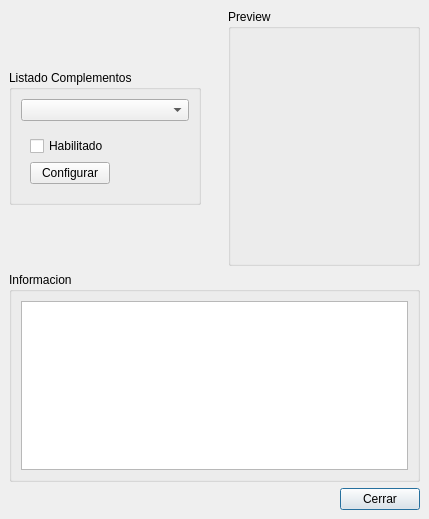
<ui version="4.0" >
 <class>ConfigPlugins</class>
 <widget class="QDialog" name="ConfigPlugins" >
  <property name="geometry" >
   <rect>
    <x>0</x>
    <y>0</y>
    <width>429</width>
    <height>519</height>
   </rect>
  </property>
  <property name="sizePolicy" >
   <sizepolicy vsizetype="Preferred" hsizetype="Preferred" >
    <horstretch>0</horstretch>
    <verstretch>0</verstretch>
   </sizepolicy>
  </property>
  <property name="minimumSize" >
   <size>
    <width>0</width>
    <height>0</height>
   </size>
  </property>
  <property name="windowTitle" >
   <string>Plugins</string>
  </property>
  <layout class="QGridLayout" >
   <property name="margin" >
    <number>9</number>
   </property>
   <property name="spacing" >
    <number>6</number>
   </property>
   <item row="1" column="0" >
    <layout class="QGridLayout" >
     <property name="margin" >
      <number>0</number>
     </property>
     <property name="spacing" >
      <number>6</number>
     </property>
     <item row="0" column="0" colspan="2" >
      <widget class="QGroupBox" name="groupBox_3" >
       <property name="sizePolicy" >
        <sizepolicy vsizetype="Expanding" hsizetype="Expanding" >
         <horstretch>0</horstretch>
         <verstretch>0</verstretch>
        </sizepolicy>
       </property>
       <property name="maximumSize" >
        <size>
         <width>16777215</width>
         <height>210</height>
        </size>
       </property>
       <property name="title" >
        <string>Informacion</string>
       </property>
       <layout class="QGridLayout" >
        <property name="margin" >
         <number>9</number>
        </property>
        <property name="spacing" >
         <number>6</number>
        </property>
        <item row="0" column="0" >
         <widget class="QTextEdit" name="te_infoPlugin" >
          <property name="sizePolicy" >
           <sizepolicy vsizetype="Expanding" hsizetype="Expanding" >
            <horstretch>0</horstretch>
            <verstretch>0</verstretch>
           </sizepolicy>
          </property>
          <property name="maximumSize" >
           <size>
            <width>16777215</width>
            <height>200</height>
           </size>
          </property>
          <property name="lineWrapMode" >
           <enum>QTextEdit::WidgetWidth</enum>
          </property>
          <property name="readOnly" >
           <bool>true</bool>
          </property>
         </widget>
        </item>
       </layout>
      </widget>
     </item>
     <item row="1" column="0" >
      <spacer>
       <property name="orientation" >
        <enum>Qt::Horizontal</enum>
       </property>
       <property name="sizeHint" stdset="0" >
        <size>
         <width>356</width>
         <height>20</height>
        </size>
       </property>
      </spacer>
     </item>
     <item row="1" column="1" >
      <widget class="QPushButton" name="pb_close" >
       <property name="text" >
        <string>Cerrar</string>
       </property>
      </widget>
     </item>
    </layout>
   </item>
   <item row="0" column="0" >
    <layout class="QHBoxLayout" >
     <property name="spacing" >
      <number>6</number>
     </property>
     <property name="margin" >
      <number>0</number>
     </property>
     <item>
      <widget class="QGroupBox" name="groupBox_2" >
       <property name="sizePolicy" >
        <sizepolicy vsizetype="Fixed" hsizetype="Preferred" >
         <horstretch>0</horstretch>
         <verstretch>0</verstretch>
        </sizepolicy>
       </property>
       <property name="title" >
        <string>Listado Complementos</string>
       </property>
       <layout class="QGridLayout" >
        <property name="margin" >
         <number>9</number>
        </property>
        <property name="spacing" >
         <number>6</number>
        </property>
        <item row="1" column="0" >
         <widget class="QFrame" name="fr_actions" >
          <property name="sizePolicy" >
           <sizepolicy vsizetype="Fixed" hsizetype="Fixed" >
            <horstretch>0</horstretch>
            <verstretch>0</verstretch>
           </sizepolicy>
          </property>
          <property name="frameShape" >
           <enum>QFrame::NoFrame</enum>
          </property>
          <property name="frameShadow" >
           <enum>QFrame::Raised</enum>
          </property>
          <layout class="QGridLayout" >
           <property name="margin" >
            <number>9</number>
           </property>
           <property name="spacing" >
            <number>6</number>
           </property>
           <item row="1" column="0" >
            <widget class="QPushButton" name="pb_configurePlugin" >
             <property name="text" >
              <string>Configurar</string>
             </property>
            </widget>
           </item>
           <item row="0" column="0" >
            <widget class="QCheckBox" name="cb_enablePlugin" >
             <property name="text" >
              <string>Habilitado</string>
             </property>
            </widget>
           </item>
          </layout>
         </widget>
        </item>
        <item row="0" column="0" >
         <widget class="QComboBox" name="lb_pluginList" >
          <property name="sizePolicy" >
           <sizepolicy vsizetype="Fixed" hsizetype="Expanding" >
            <horstretch>0</horstretch>
            <verstretch>0</verstretch>
           </sizepolicy>
          </property>
         </widget>
        </item>
       </layout>
      </widget>
     </item>
     <item>
      <spacer>
       <property name="orientation" >
        <enum>Qt::Horizontal</enum>
       </property>
       <property name="sizeType" >
        <enum>QSizePolicy::Fixed</enum>
       </property>
       <property name="sizeHint" stdset="0" >
        <size>
         <width>21</width>
         <height>20</height>
        </size>
       </property>
      </spacer>
     </item>
     <item>
      <widget class="QGroupBox" name="groupBox" >
       <property name="sizePolicy" >
        <sizepolicy vsizetype="Expanding" hsizetype="Expanding" >
         <horstretch>0</horstretch>
         <verstretch>0</verstretch>
        </sizepolicy>
       </property>
       <property name="title" >
        <string>Preview</string>
       </property>
       <widget class="QLabel" name="tl_pluginPreview" >
        <property name="geometry" >
         <rect>
          <x>11</x>
          <y>30</y>
          <width>186</width>
          <height>188</height>
         </rect>
        </property>
        <property name="sizePolicy" >
         <sizepolicy vsizetype="Expanding" hsizetype="Expanding" >
          <horstretch>0</horstretch>
          <verstretch>0</verstretch>
         </sizepolicy>
        </property>
        <property name="text" >
         <string/>
        </property>
        <property name="scaledContents" >
         <bool>true</bool>
        </property>
       </widget>
      </widget>
     </item>
    </layout>
   </item>
  </layout>
 </widget>
 <resources/>
 <connections>
  <connection>
   <sender>pb_close</sender>
   <signal>clicked()</signal>
   <receiver>ConfigPlugins</receiver>
   <slot>accept()</slot>
   <hints>
    <hint type="sourcelabel" >
     <x>381</x>
     <y>486</y>
    </hint>
    <hint type="destinationlabel" >
     <x>273</x>
     <y>486</y>
    </hint>
   </hints>
  </connection>
 </connections>
</ui>
